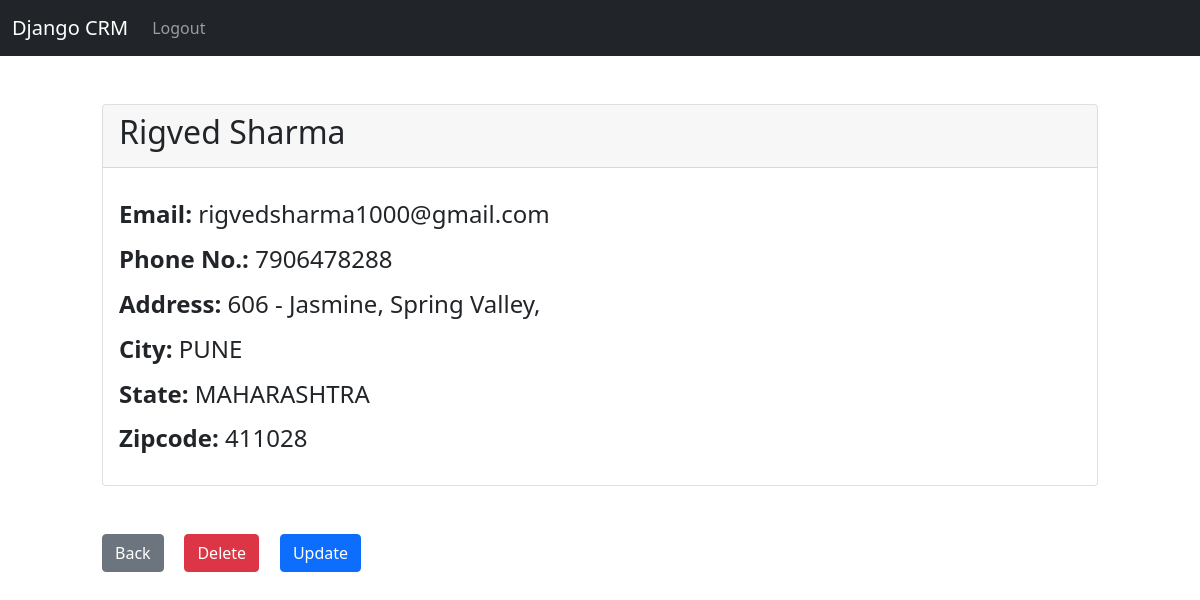
The app's page /record/4 (signed in) with its own data.
### website/models.py (models this page shows, shortened)
class Records(models.Model):
    created_at = models.DateTimeField(auto_now_add = True)
    first_name = models.CharField(max_length = 50)
    last_name = models.CharField(max_length = 50)
    email = models.EmailField(max_length = 100)
    phone = models.CharField(max_length = 50)
    address = models.CharField(max_length = 200)
    city = models.CharField(max_length = 30)
    state = models.CharField(max_length = 30)
    zipcode = models.CharField(max_length = 10)

### website/views.py (the view)
# urls.py: path('record/<int:pk>', views.view_record, name='view'),
def view_record(request,pk):
    if request.user.is_authenticated:
        customer_record = Records.objects.get(id=pk)
        return render(request,'record.html',{'customer_record': customer_record})
    else:
        messages.success(request,"You must be logged in to view that page!")
        return redirect('home')

### website/templates/record.html (shortened to what this page needs)
{% extends 'base.html' %}
{% block content%}
<div class="row">
    <div class=col-1></div>
        <div class=col-10>
            <div class="col-auto mb-3">
            <br>
            <div class="card">
                <div class="card-header">
                    <p class="h2"> {{ customer_record.first_name }} {{customer_record.last_name}}</p>
                </div>
                <div class="card-body">
                    <p class="card-text">
                        <p class="h4">
                            <strong>
                                Email:
                            </strong>
                            {{ customer_record.email }}
                        </p>
                    </p>
                    <p class="card-text">
                        <p class="h4">
                            <strong>
                                Phone No.:
                            </strong>
                            {{ customer_record.phone }}
                        </p>
                    </p>
                    <p class="card-text">
                        <p class="h4">
                            <strong>
                                Address:
                            </strong>
                            {{ customer_record.address }}
                        </p>
                    </p>
                    <p class="card-text">
                        <p class="h4">
                            <strong>
                                City:
                            </strong>
                            {{ customer_record.city }}
                        </p>
                    </p>
                    <p class="card-text">
                        <p class="h4">
                            <strong>
                                State:
                            </strong>
                            {{ customer_record.state }}
                        </p>
                    </p>
                    <p class="card-text">
                        <p class="h4">
                            <strong>
                                Zipcode:
                            </strong>
                            {{ customer_record.zipcode }}
                        </p>
                    </p>
                </div>
             </div>
            <br><br>
            <a href="{% url 'home' %}" class="btn btn-secondary">Back</a>&nbsp;&nbsp;&nbsp;&nbsp;
            <a href="{% url 'delete' customer_record.id %}" class="btn btn-danger">Delete</a>&nbsp;&nbsp;&nbsp;&nbsp;
            <a href="{% url 'update' customer_record.id %}" class="btn btn-primary">Update</a>&nbsp;&nbsp;&nbsp;&nbsp;
            </div>
        </div>
    </div>
{% endblock %}

### records on screen
Records: first_name "Rigved", last_name "Sharma", email "rigvedsharma1000@gmail.com", phone "7906478288", address "606 - Jasmine, Spring Valley,", city "PUNE", state "MAHARASHTRA", zipcode "411028"
